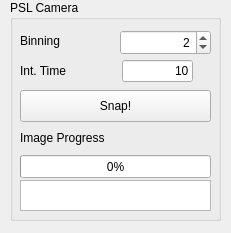
<?xml version="1.0" encoding="UTF-8"?>
<ui version="4.0">
 <class>PSLCameraWidget</class>
 <widget class="QWidget" name="PSLCameraWidget">
  <property name="geometry">
   <rect>
    <x>0</x>
    <y>0</y>
    <width>231</width>
    <height>233</height>
   </rect>
  </property>
  <property name="windowTitle">
   <string>Form</string>
  </property>
  <widget class="QGroupBox" name="groupBox">
   <property name="geometry">
    <rect>
     <x>10</x>
     <y>0</y>
     <width>211</width>
     <height>221</height>
    </rect>
   </property>
   <property name="title">
    <string>PSL Camera </string>
   </property>
   <widget class="QProgressBar" name="progressBar">
    <property name="geometry">
     <rect>
      <x>10</x>
      <y>155</y>
      <width>191</width>
      <height>23</height>
     </rect>
    </property>
    <property name="value">
     <number>0</number>
    </property>
   </widget>
   <widget class="QSpinBox" name="binningSpinBox">
    <property name="geometry">
     <rect>
      <x>110</x>
      <y>30</y>
      <width>91</width>
      <height>25</height>
     </rect>
    </property>
    <property name="alignment">
     <set>Qt::AlignRight|Qt::AlignTrailing|Qt::AlignVCenter</set>
    </property>
    <property name="minimum">
     <number>1</number>
    </property>
    <property name="maximum">
     <number>4</number>
    </property>
    <property name="value">
     <number>2</number>
    </property>
   </widget>
   <widget class="QLineEdit" name="integrationTimeLineEdit">
    <property name="geometry">
     <rect>
      <x>112</x>
      <y>60</y>
      <width>71</width>
      <height>22</height>
     </rect>
    </property>
    <property name="text">
     <string>10</string>
    </property>
    <property name="alignment">
     <set>Qt::AlignRight|Qt::AlignTrailing|Qt::AlignVCenter</set>
    </property>
   </widget>
   <widget class="QLabel" name="label">
    <property name="geometry">
     <rect>
      <x>10</x>
      <y>30</y>
      <width>101</width>
      <height>21</height>
     </rect>
    </property>
    <property name="text">
     <string>Binning</string>
    </property>
   </widget>
   <widget class="QLabel" name="label_2">
    <property name="geometry">
     <rect>
      <x>10</x>
      <y>60</y>
      <width>101</width>
      <height>21</height>
     </rect>
    </property>
    <property name="text">
     <string>Int. Time</string>
    </property>
   </widget>
   <widget class="QPushButton" name="snapPushButton">
    <property name="geometry">
     <rect>
      <x>10</x>
      <y>90</y>
      <width>191</width>
      <height>32</height>
     </rect>
    </property>
    <property name="text">
     <string>Snap!</string>
    </property>
   </widget>
   <widget class="QLabel" name="label_3">
    <property name="geometry">
     <rect>
      <x>10</x>
      <y>130</y>
      <width>191</width>
      <height>16</height>
     </rect>
    </property>
    <property name="text">
     <string>Image Progress</string>
    </property>
   </widget>
   <widget class="QTextBrowser" name="textBrowser">
    <property name="geometry">
     <rect>
      <x>10</x>
      <y>180</y>
      <width>191</width>
      <height>31</height>
     </rect>
    </property>
   </widget>
  </widget>
 </widget>
 <resources/>
 <connections/>
</ui>
